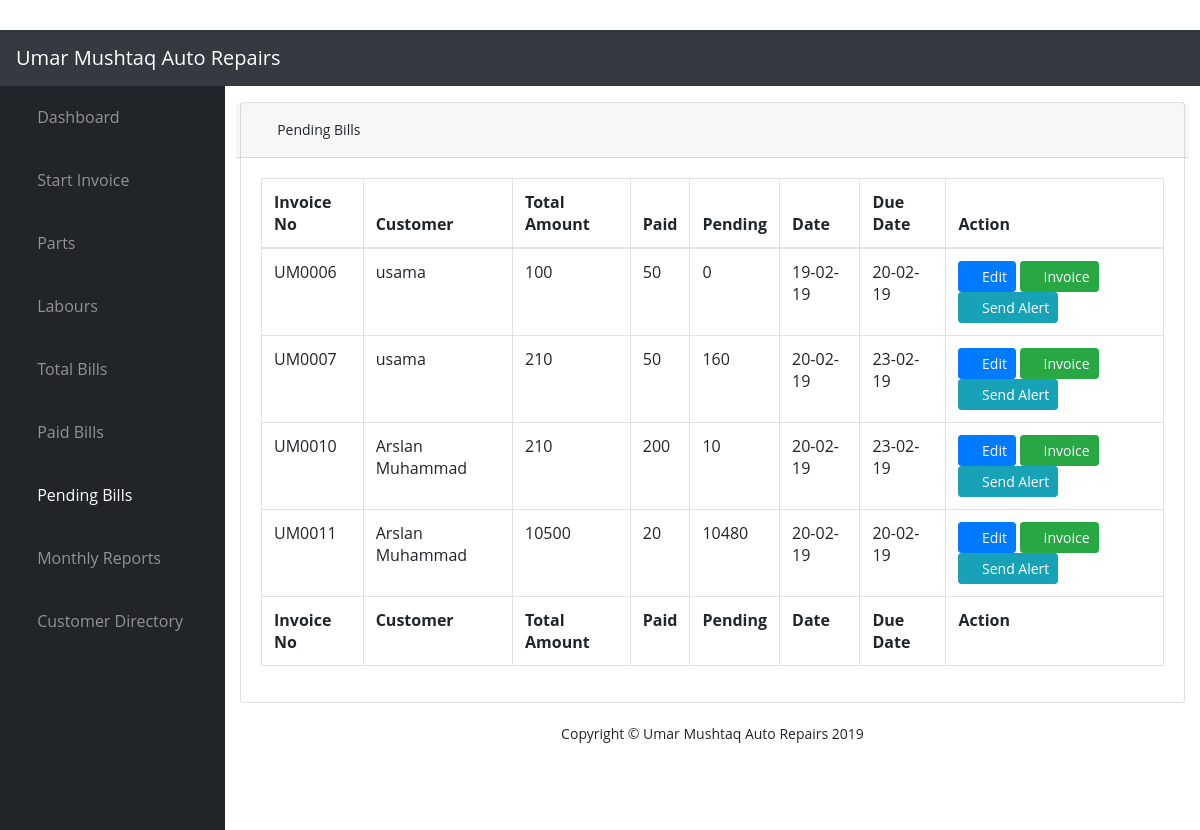
Before: /PendingBills (signed in) with the older database file.
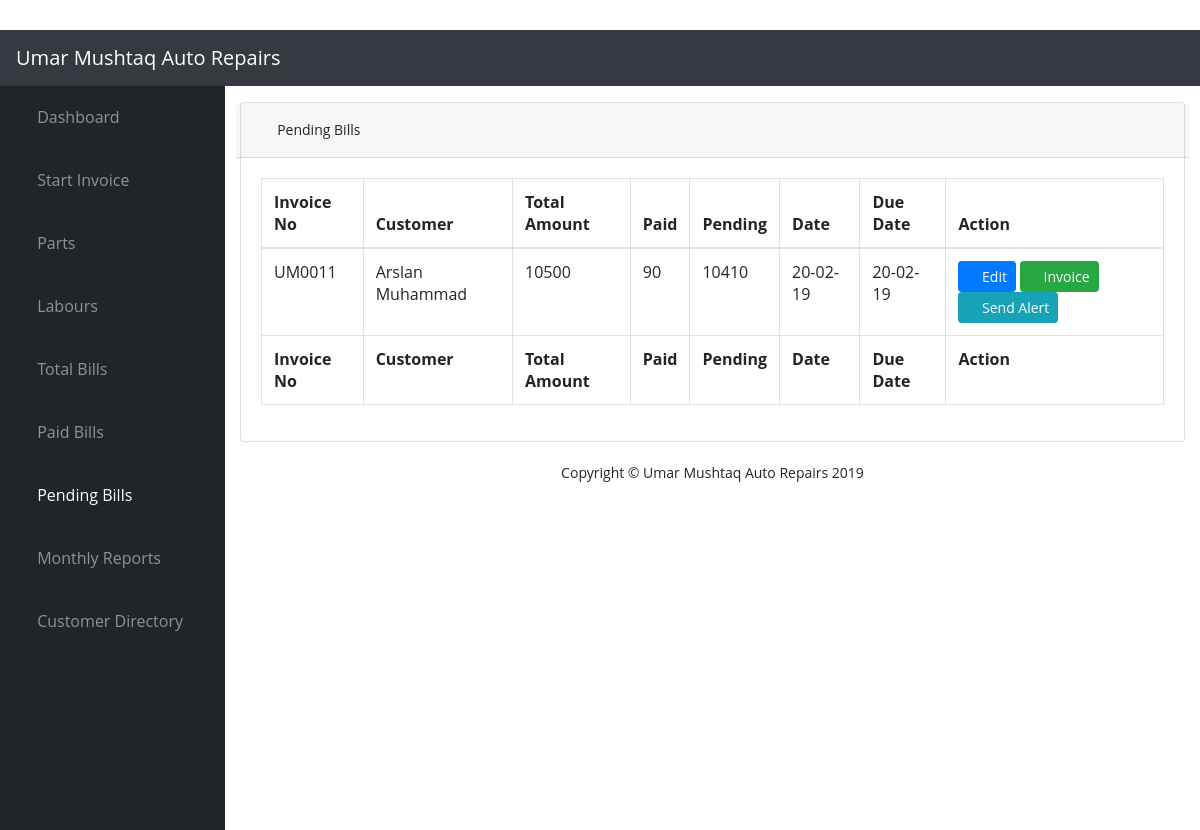
After: the same page with the newer database file.
### app/models.py (models this page shows)
class Invoice(models.Model):
    invoiceNo = models.CharField(max_length=10, blank=True)
    customer = models.ForeignKey(Customer, null=True)
    plate = models.CharField(max_length=20)
    model = models.CharField(max_length=20)
    AC_CHOICES = ((True, 'AC'), (False, 'Non AC'))
    isAC = models.BooleanField(choices=AC_CHOICES, default='AC')
    Tran_CHOICES = ((True, 'Automatic'), (False, 'Manual'))
    transmission = models.BooleanField(choices=Tran_CHOICES, default='Automatic')
    color = models.CharField(max_length=20)
    miles = models.CharField(max_length=20)
    motor = models.CharField(max_length=20)
    year = models.CharField(max_length=20)
    partTotal = models.PositiveIntegerField(default = 0)
    labourTotal = models.PositiveIntegerField(default = 0)
    taxAmount = models.DecimalField(default = 0, max_digits=10, decimal_places=2)
    totalAmount = models.DecimalField(default = 0, validators=[MinValueValidator(0)], max_digits=10, decimal_places=2)
    discount = models.PositiveIntegerField(default = 0, validators=[MaxValueValidator(100)])
    grandTotal = models.PositiveIntegerField()
    paid = models.PositiveIntegerField()
    balance = models.IntegerField()
    status = models.BooleanField()
    due_date = models.DateField(default=datetime.now)
    date_created = models.DateTimeField(default=datetime.now, blank=True)
    date_modified = models.DateTimeField(default=datetime.now, blank=True)

class Customer(models.Model):
    name = models.CharField(max_length=200)
    address = models.CharField(max_length=200)
    contact = models.CharField(max_length=200)
    email = models.EmailField(max_length=200)
    date_created = models.DateTimeField(default=datetime.now, blank=True)
    date_modified = models.DateTimeField(default=datetime.now, blank=True)

### app/views.py (the view)
# urls.py: url(r'^PendingBills$', app.views.pendingBills, name='pendingBills'),
@login_required(login_url='/login/')
def pendingBills(request, template_name='app/pendingBills.html'):
    bill = Invoice.objects.filter(status=False)
    data = {
            "pendingBills": "active",
            'title':'Pending Bills',
            'year':datetime.now().year
           }
    data['bills'] = bill
    return render(request, template_name, data)

### app/templates/app/pendingBills.html (shortened to what this page needs)
{% extends "app/layout.html" %}
{% block content %}
{% load widget_tweaks %}
    <div class="container-fluid">
        <div class="card mb-3">
            <div class="card-header form-row">
                <span><i class="fas fa-fw fa-money-bill-alt"></i> Pending Bills </span>
            </div>
            <div class="card-body">
                <div class="table-responsive">
                    <table class="table table-bordered" id="dataTable" width="100%" cellspacing="0">
                        <thead>
                            <tr>
                                <th>Invoice No</th>
                                <th>Customer</th>
                                <th>Total Amount</th>
                                <th>Paid</th>
                                <th>Pending</th>
                                <th>Date</th>
                                <th>Due Date</th>
                                <th>Action</th>
                            </tr>
                        </thead>
                        <tfoot>
                            <tr>
                                <th>Invoice No</th>
                                <th>Customer</th>
                                <th>Total Amount</th>
                                <th>Paid</th>
                                <th>Pending</th>
                                <th>Date</th>
                                <th>Due Date</th>
                                <th>Action</th>
                            </tr>
                        </tfoot>
                        <tbody>
                            {% for bill in bills %}
                            <tr>
                                <td>{{bill.invoiceNo}}</td>
                                <td>{{bill.customer.name}}</td>
                                <td>{{bill.grandTotal}}</td>
                                <td>{{bill.paid}}</td>
                                <td>{{bill.balance}}</td>
                                <td>{{bill.date_created|date:"d-m-y"}}</td>
                                <td>{{bill.due_date|date:"d-m-y"}}</td>
                                <td>
                                    <a href="" data-toggle="modal" data-target="#editbill{{bill.id}}" class="btn btn-primary btn-sm">
                                        <i class="fas fa-pencil-alt"></i> Edit
                                    </a>
                                    <a href="{% url 'invoice' bill.id %}" class="btn btn-success btn-sm">
                                        <i class="fas fa-file-invoice-dollar"></i> Invoice
                                    </a>
                                    <a href="{% url 'sendEmail' %}" class="btn btn-info btn-sm">
                                        <i class="fas fa-envelope"></i> Send Alert
                                    </a>
                                </td>
                            </tr>
                            {% endfor %}
                        </tbody>
                    </table>
                </div>
            </div>
        </div>
    </div>
{% endblock %}

Changed rows visible on the page:
no longer on this page (row edited): Invoice: invoiceNo "UM0006", customer.name "usama", grandTotal "100", paid "50", balance "0", date_created "19-02-19", due_date "20-02-19"
no longer on this page (row edited): Invoice: invoiceNo "UM0007", customer.name "usama", grandTotal "210", paid "50", balance "160", date_created "20-02-19", due_date "23-02-19"
no longer on this page (row edited): Invoice: invoiceNo "UM0010", customer.name "Arslan Muhammad", grandTotal "210", paid "200", balance "10", date_created "20-02-19", due_date "23-02-19"
changed Invoice "UM0011": paid "20" → "90"; balance "10480" → "10410"
